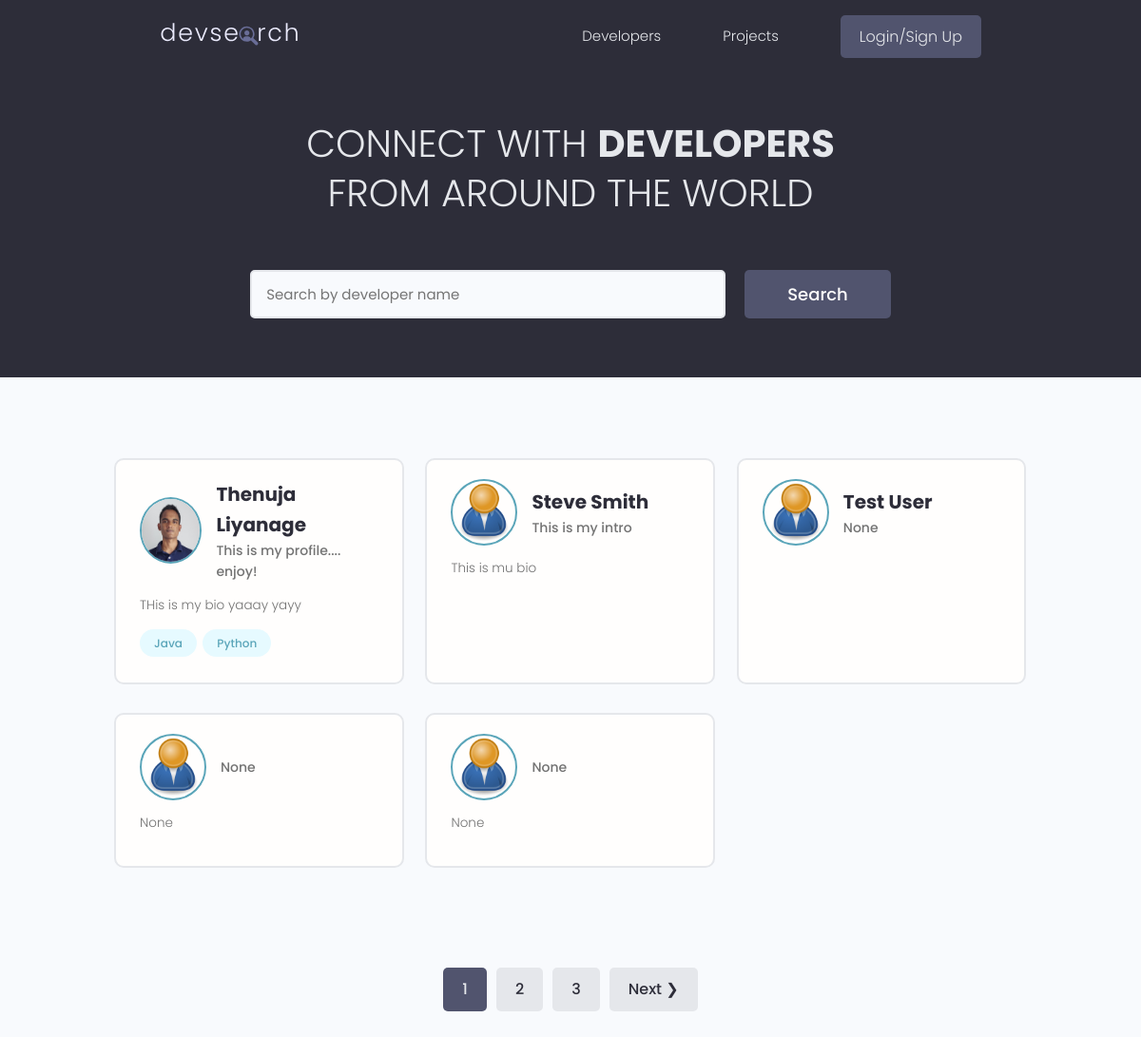
Before: / with the older database file.
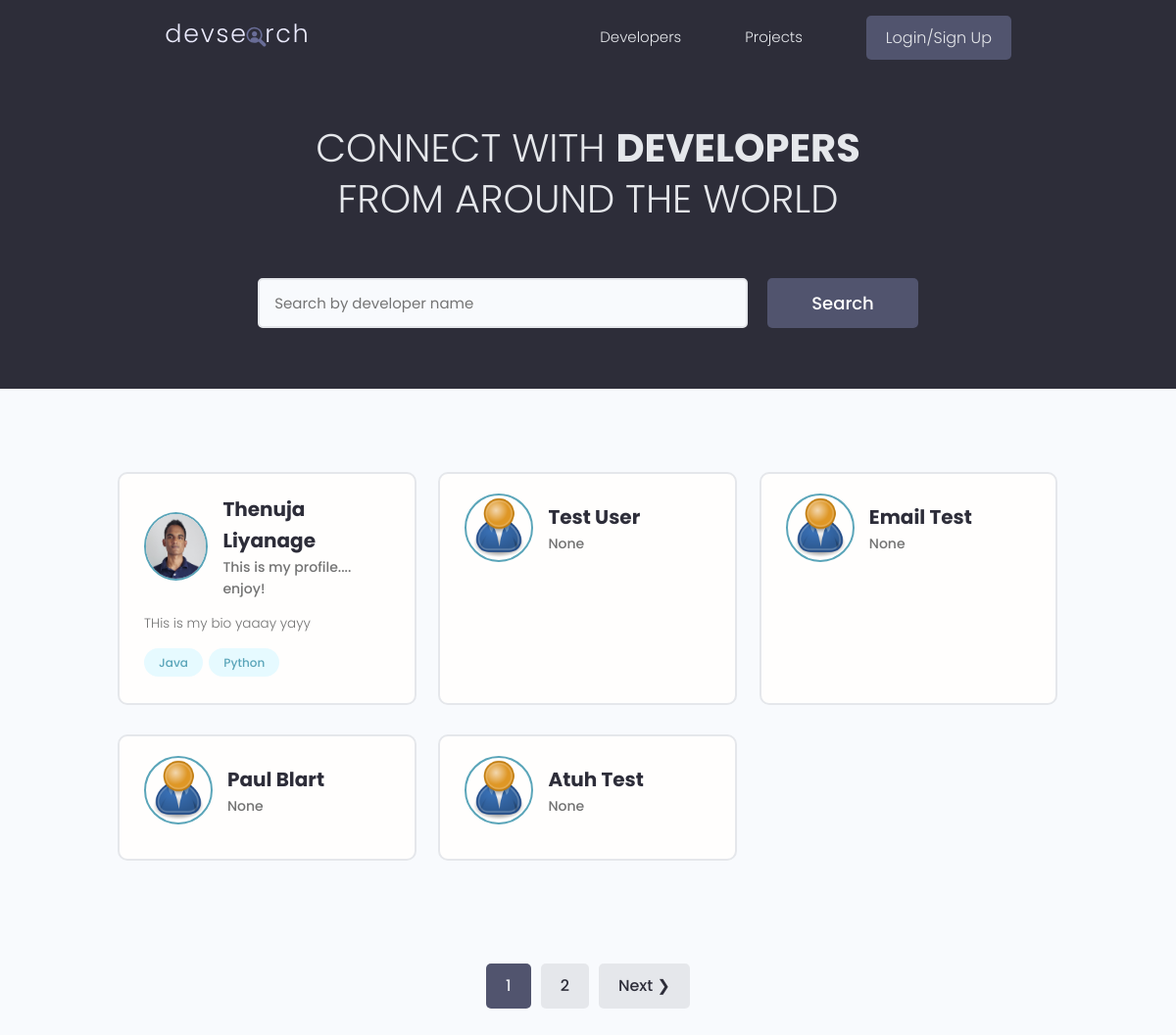
After: the same page with the newer database file.
### users/models.py (models this page shows, shortened)
class Profile(models.Model):
    user = models.OneToOneField(User, on_delete=models.CASCADE, null=True, blank=True )
    first_name = models.CharField(max_length=100)
    last_name = models.CharField(max_length=100)
    username = models.CharField(max_length=80, null=True, blank=True)
    email = models.EmailField(max_length=80, null=True, blank=True)
    city = models.CharField(max_length=100)
    country = models.CharField(max_length=100)
    short_intro = models.CharField(max_length=200, blank=True, null=True)
    bio = models.TextField(blank=True, null=True)
    profile_image = models.ImageField(null=True, blank=True, upload_to='profile-pics/', default="profile-pics/user-default.png")
    social_github = models.CharField(max_length=200, blank=True, null=True)
    social_twitter = models.CharField(max_length=200, blank=True, null=True)
    social_linkedin = models.CharField(max_length=200, blank=True, null=True)
    social_youtube = models.CharField(max_length=200, blank=True, null=True)
    social_website = models.CharField(max_length=200, blank=True, null=True)
    created_date = models.DateTimeField(auto_now_add=True)
    id = models.UUIDField(default=uuid.uuid4, unique=True, primary_key=True, editable=False)
    @property
    def image_url(self):
        try:
            url = self.profile_image.url
        except:
            url = "/static/images/profile-pics/user-default.png"
        return url
    class Meta:
        ordering = ['created_date']

class Skill(models.Model):
    id = models.UUIDField(default=uuid.uuid4, unique=True, primary_key=True, editable=False)
    created_date = models.DateTimeField(auto_now=True)
    name = models.CharField(max_length=200)
    owner = models.ForeignKey(Profile, on_delete=models.CASCADE, null=True, blank=True)
    description = models.TextField(max_length=300, null=True, blank=True)
    def __str__(self):
        return str(self.name)

### users/views.py (the view)
# urls.py: path('', views.profiles, name='profiles'),
def profiles(request):
    profiles, search_query = searchProfiles(request)
    itemsPerPage = 5
    profiles, page_range, paginator = paginateProfiles(request, profiles, itemsPerPage)
    context = {'profiles': profiles,
               'search_query' : search_query,
               'page_range' : page_range}
    return render(request, 'users/developers.html', context)

### users/utils.py (called while the page is built)
def paginateProfiles(request, profiles, results):
    page = request.GET.get('page')
    paginator = Paginator(profiles, results)
    try:
        profiles = paginator.page(page)
    except PageNotAnInteger:
        page = 1
        profiles = paginator.page(page)
    except EmptyPage:
        page = paginator.num_pages
        profiles = paginator.page(page)
    leftIndex = int(page) - 4
    if leftIndex < 1:
        leftIndex = 1
    rightIndex = int(page) + 4
    if rightIndex > paginator.num_pages:
        rightIndex = paginator.num_pages
    page_range = range(leftIndex, rightIndex + 1)
    return profiles, page_range, paginator

def searchProfiles(request):
    search_query = ''
    if request.GET.get('q'):
        search_query = request.GET.get('q')
        skills = Skill.objects.filter(name__icontains=search_query)
        profiles = Profile.objects.filter(Q(first_name__icontains=search_query) |
                                          Q(short_intro__icontains=search_query) |
                                          Q(skill__in=skills)).distinct()
    else:
        profiles = Profile.objects.all()
    return profiles, search_query

### users/templates/users/developers.html (shortened to what this page needs)
{% extends 'main.html'%}
{% block content %}
 <main class="home">
    <section class="hero-section text-center">
      <div class="container container--narrow">
        <div class="hero-section__box">
          <h2>CONNECT WITH <span>DEVELOPERS</span></h2>
          <h2>FROM AROUND THE WORLD</h2>
        </div>
        <div class="hero-section__search">
          <form class="form" action="#" method="get" id="searchFrom">
            <div class="form__field">
              <input class="input input--text" id="formInput#search" type="text" name="q"
                value="{{search_query}}" placeholder="Search by developer name" />
            </div>
            <input class="btn btn--sub btn--lg" type="submit" value="Search" />
          </form>
        </div>
      </div>
    </section>
    <section class="devlist">
      <div class="container">
        <div class="grid grid--three">
          {% for developer in profiles %}
          <div class="column card">
            <div class="dev">
              <a href="{% url 'profile' developer.id %}" class="card__body">
                <div class="dev__profile">
                  <img class="avatar avatar--md" src="{{ developer.image_url }}" alt="image" />
                  <div class="dev__meta">
                    <h3>{{developer.first_name}} {{developer.last_name}}</h3>
                    <h5>{{developer.short_intro}}</h5>
                  </div>
                </div>
                <p class="dev__info">{{developer.bio | slice:"100"}}</p>
                <div class="dev__skills">
                  {% for skill in developer.skill_set.all|slice:"5" %}
                  <span class="tag tag--pill tag--main">
                    <small>{{skill}}</small>
                  </span>
                  {% endfor %}
                </div>
              </a>
            </div>
          </div>
          {%endfor%}
        </div>
      </div>
    </section>
    {% include 'pagination.html' with queryset=profiles page_range=page_range%}
  </main>
{% endblock  %}

### templates/main.html (shortened to what this page needs)
<!DOCTYPE html>
{% load static %}
<html lang="en">
<head>
    <link rel="stylesheet" href="https://cdn.iconmonstr.com/1.3.0/css/iconmonstr-iconic-font.min.css" />
    <link rel="stylesheet" href="{% static 'uikit/styles/uikit.css' %}" />
    <link rel="stylesheet" href="{% static 'styles/app.css' %}" />
</head>
<body>
    {% include 'navbar.html' %}
    {% block content %}
    {% endblock content %}
</body>
</html>

### templates/navbar.html (shortened to what this page needs)
{% load static %}
 <header class="header">
    <div class="container container--narrow">
      <a href="{% url 'projects' %}" class="header__logo">
        <img src="{% static 'images/logo.svg' %}" alt="DevSearch Logo" />
      </a>
      <nav class="header__nav">
        <ul class="header__menu">
          <li class="header__menuItem"><a href="{% url 'profiles' %}">Developers</a></li>
          <li class="header__menuItem"><a href="{%url 'projects'%}">Projects</a></li>
          {%if request.user.is_authenticated%}
          <li class="header__menuItem"><a href="{% url 'inbox' %}">Inbox</a></li>
          <li class="header__menuItem"><a href="{% url 'project-form' %}">Add Project</a></li>
          <li class="header__menuItem"><a href="{% url 'account' %}">Account</a></li>
          <li class="header__menuItem"><a href="{% url 'logout' %}" class="btn btn--sub">Logout</a></li>
          {%else  %}
          <li class="header__menuItem"><a href="{% url 'login' %}" class="btn btn--sub">Login/Sign Up</a></li>
          {%endif%}
        </ul>
      </nav>
    </div>
  </header>

### templates/pagination.html (shortened to what this page needs)
<div class="pagination">
    <ul class="container">
      {% if queryset.has_other_pages %}
        {% for page in page_range%}
          {% if page == queryset.number%}
            <li><a href="?page={{page}}" class="btn btn--sub" data-page="{{page}}">{{page}}</a></li>
          {% else %}
            <li><a href="?page={{page}}" class="btn page-link" data-page="{{page}}">{{page}}</a></li>
          {% endif %}
        {% endfor %}
        {% if queryset.has_next %}
          <li><a href="?page={{queryset.next_page_number}}" class="btn page-link" data-page="{{queryset.next_page_number}}">Next &#10095;</a></li>
        {% endif %}
      {% endif %}
    </ul>
  </div>

### static/styles/app.css (style rules this page uses)
:root { --color-sub: #2d2d39; }
.btn--sub { background-color: var(--color-sub-light); }
.card { border: 2px solid var(--color-light); }
img { width: 100%; }
.header { position: sticky; z-index: 111; background-color: var(--color-sub); padding: 1.5rem 0; }
.header > .container { display: flex; justify-content: space-between; align-items: center; }
.header__logo > img { height: 3.8rem; }
.header__nav > ul { display: inline-flex; align-items: center; list-style: none; gap: 6.5rem; }
.header__menuItem > a { color: var(--color-light); font-weight: 300; }
.hero-section { height: 40vh; display: flex; align-items: center; background-color: var(--color-sub); }
.hero-section__box { margin-bottom: 4rem; }
.hero-section__box > h2, .hero-section__box > h2 > span { font-size: 4rem; color: var(--color-light); line-height: 1.3; text-transform: uppercase; }
.hero-section__box > h2 { font-weight: 300; }
.hero-section__box > h2 > span { font-weight: 700; }
.hero-section__search > .form { display: flex; align-items: center; justify-content: center; gap: 2rem; }
.hero-section__search > .form input.input--text { width: 50rem; }
.devlist { margin-top: 8rem; }
.devlist .grid { align-items: stretch; }
.devlist .dev .dev__profile { display: flex; align-items: center; gap: 1.5rem; }
.devlist .dev .dev__meta h3 { color: var(--color-sub); font-size: 2rem; font-weight: 700; }
.devlist .dev .dev__meta h5 { color: var(--color-text); font-size: 1.4rem; font-weight: 500; }
.devlist .dev .dev__info { margin: 1.5rem 0; font-size: 1.35rem; line-height: 1.4; text-align: justify; }
.pagination { margin-top: 8rem; margin-bottom: 10rem; }
.pagination > ul { flex-wrap: wrap; list-style: none; display: flex; align-items: center; justify-content: center; gap: 1rem; }
.pagination .btn { color: var(--color-sub); }
.pagination .btn.btn--sub { color: var(--color-light); }

### static/uikit/styles/modules/_variables.css (style rules this page uses)
:root { --color-main: #5aa5b9; --color-main-light: #e6faff; --color-sub: #3f4156; --color-sub-light: #51546e; --color-sub-lighter: #ededfd; --color-text: #737373; --color-gray: #8b8b8b; --color-light: #e5e7eb; --color-light-gray: #767676; --color-bg: #f8fafd; --color-white: #fffefd; --color-white-light: #f3f3f3; --color-success: #359e64; --color-success-bg: #def8e8; --color-error: #fc4b0b; --color-error-bg: #fff2ee; --font-base: 'Poppins', arial, helvetica, 'Segoe UI', roboto, ubuntu, sans-serif; --font-monospace: 'Fira Code', 'Courier New', courier, monospace; --font-regular: 300; --font-medium: 500; --font-bold: 700; --generic-shadow: 1px 1px 5px #00000010; --generic-transition: all 0.3s ease-in-out; }

### static/uikit/styles/modules/_base.css (style rules this page uses)
* { margin: 0; padding: 0; box-sizing: border-box; text-rendering: optimizeLegibility; color: inherit; font-size: inherit; }
html { font-size: 50%; }
@media only screen and (min-width: 480px) { html { font-size: 56.25%; } }
@media only screen and (min-width: 1200px) { html { font-size: 62.5%; } }
body { line-height: 1.6; font-weight: 400; font-size: 1.5rem; color: var(--color-text); background-color: var(--color-bg); min-height: 100vh; }

### static/uikit/styles/modules/_typography.css (style rules this page uses)
* { font-family: var(--font-base); }
h2 { font-size: 3.6rem; font-weight: var(--font-bold); }
h3 { font-size: 3.2rem; font-weight: var(--font-medium); }
h5 { font-size: 2.4rem; font-weight: var(--font-medium); }
h5, h6 { font-weight: var(--font-regular); }
p, span, strong { font-size: 1.6rem; color: var(--color-text); font-weight: var(--font-regular); }
a { padding-bottom: 2px; text-decoration: none; display: inline-block; color: var(--color-main); font-weight: var(--font-medium); }

### static/uikit/styles/modules/_utilities.css (style rules this page uses)
.container { width: 92%; max-width: 165rem; margin: 0 auto; box-sizing: border-box; }
.container--narrow { width: 92%; max-width: 120rem; }
@media screen and (min-width: 1000px) { .container { width: 90%; } }
@media screen and (min-width: 1000px) { .container--narrow { width: 85%; } }
@media screen and (min-width: 1200px) { .container { width: 80%; } }
@media screen and (min-width: 1200px) { .container--narrow { width: 72%; } }
.text-center { text-align: center; }

### static/uikit/styles/modules/_avatar.css (style rules this page uses)
.avatar { border-radius: 50%; border: 2px solid var(--color-main); object-fit: cover; }
.avatar--md { height: 7rem; width: 7rem; }

### static/uikit/styles/modules/_card.css (style rules this page uses)
.card { border-radius: 1rem; background-color: var(--color-white); border: 1.5px solid var(--color-light); width: auto; height: auto; margin-top: 0.5rem; margin-bottom: 0.5rem; overflow: hidden; }
.card__body, .card__header { padding: 2rem 2.5rem; }

Changed rows visible on the page:
removed Profile: image_url (placeholder picture), first_name "Steve", last_name "Smith", short_intro "This is my intro", bio "This is mu bio"
removed Profile: image_url (placeholder picture), short_intro "None", bio "None"
removed Profile: image_url (placeholder picture), short_intro "None", bio "None"
now on this page (row unchanged): Profile: image_url (placeholder picture), first_name "Email", last_name "Test", short_intro "None"
now on this page (row edited): Profile: image_url (placeholder picture), first_name "Paul", last_name "Blart", short_intro "None"
now on this page (row edited): Profile: first_name "Atuh", last_name "Test", short_intro "None"
Other visible differences:
list line gone: "3"
